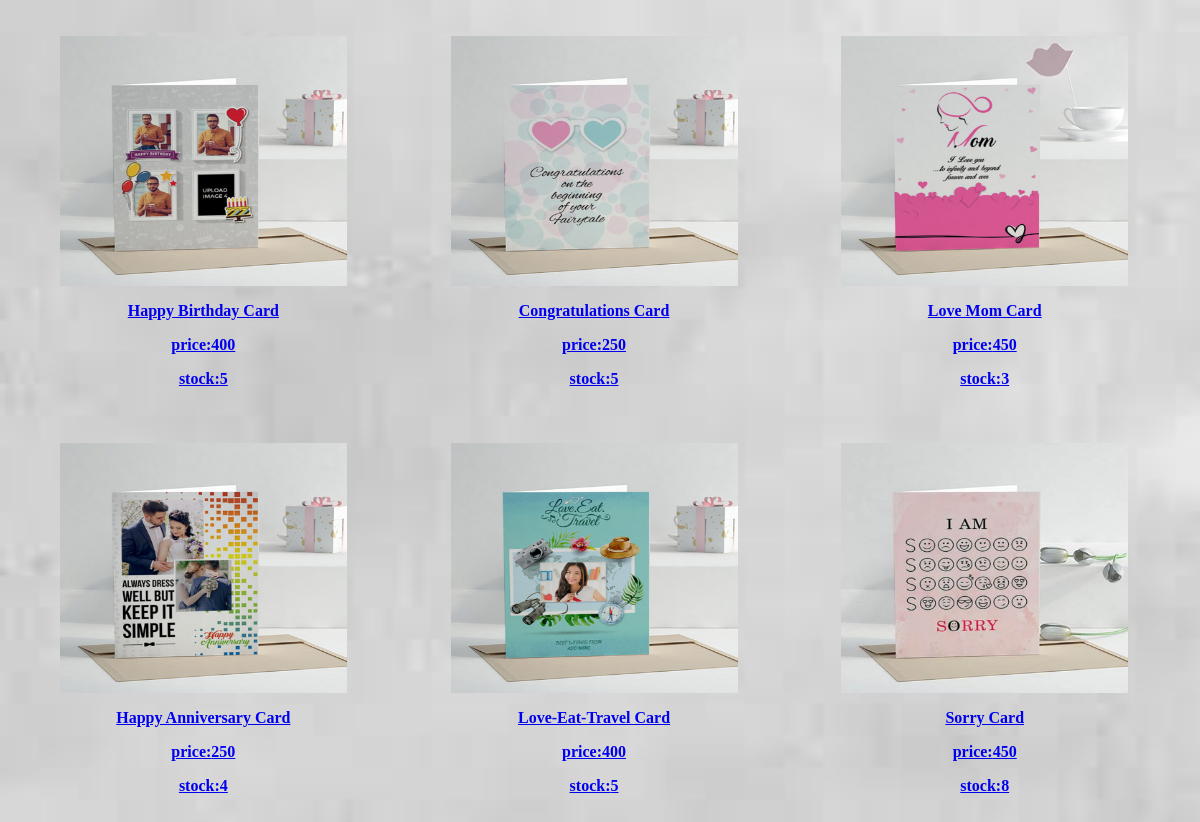
The page /app/card_cat on the database its author committed.
### app/models.py (models this page shows, shortened)
class Subcategory(models.Model):
    subcategory_type = models.CharField(max_length = 100)
    color = models.CharField(max_length = 20)
    price = models.CharField(max_length = 100)
    weight = models.CharField(max_length = 100)
    imagepath = models.CharField(max_length = 100)
    size = models.CharField(max_length = 100)
    stock = models.CharField(max_length = 10)

### app/views.py (the view)
def card_cat(request):
    ca_cat = Subcategory.objects.all().filter(subcategory_type='cards')
    return render(request,'app/categimg.html',{'ca_cat':ca_cat})

### app/templates/app/categimg.html (shortened to what this page needs)
<!DOCTYPE HTML PUBLIC "-//W3C//DTD HTML 4.01 Transitional//EN">
<html>
<head>
{% load static %}
</head>
<body>
        {% block content %}
   {% for o in ca_cat %}
          <div class="member">
          <figure>
  <a href = {% url 'ord_catca' %} >
          <img src = "{% get_media_prefix %}{{o.imagepath}}"width="500" height="250">
          </figure>
          <p style="text-align:center;"><b><b>{{o.size }}
          <p style="text-align:center;"><b>price:<b>{{o.price}}
          <p style="text-align:center;"><b>stock:<b>{{o.stock}}
        </div>
          {% endfor %}
{% endblock %}
</body>
</html>

### rows shown on the page
Subcategory: imagepath (picture), size "Happy Birthday Card", price "400", stock "5"
Subcategory: imagepath (picture), size "Congratulations Card", price "250", stock "5"
Subcategory: imagepath (picture), size "Love Mom Card", price "450", stock "3"
Subcategory: imagepath (picture), size "Happy Anniversary Card", price "250", stock "4"
Subcategory: imagepath (picture), size "Love-Eat-Travel Card", price "400", stock "5"
Subcategory: imagepath (picture), size "Sorry Card", price "450", stock "8"
